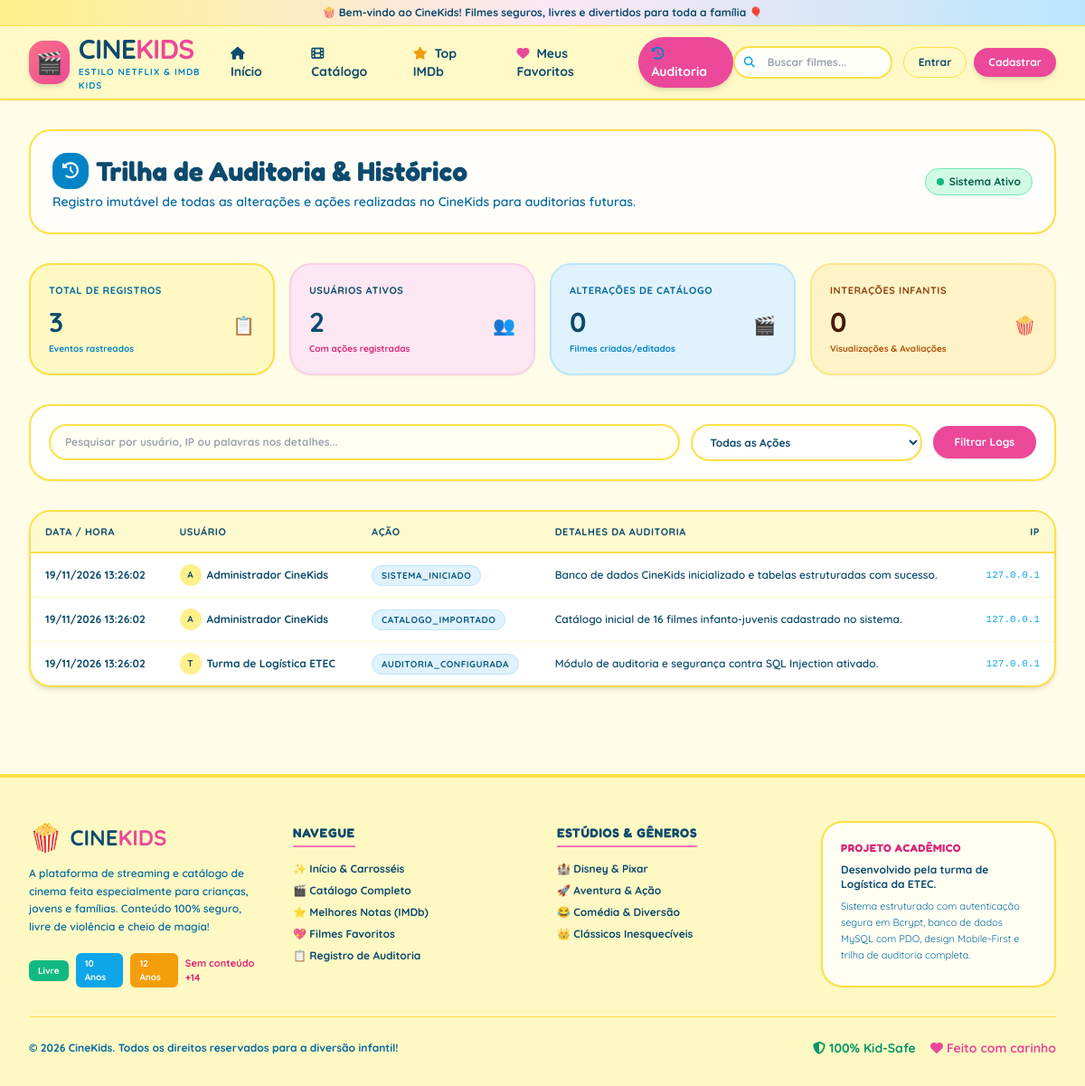
Screenshot of /historico.php with the database file from the repository.
### tables this page shows
CREATE TABLE IF NOT EXISTS `logs_auditoria` (
  `id` INT AUTO_INCREMENT PRIMARY KEY,
  `usuario_id` INT NULL,
  `usuario_nome` VARCHAR(150) NULL,
  `acao` VARCHAR(50) NOT NULL,
  `detalhes` TEXT NOT NULL,
  `ip` VARCHAR(45) NULL,
  `data_hora` TIMESTAMP DEFAULT CURRENT_TIMESTAMP,
  FOREIGN KEY (`usuario_id`) REFERENCES `usuarios`(`id`) ON DELETE SET NULL
);

### historico.php (the view, shortened to what this page needs)
<?php
require_once __DIR__ . '/includes/header.php';
$busca = trim($_GET['busca'] ?? '');
$sql = "SELECT * FROM logs_auditoria WHERE 1=1";
$params = [];
$sql .= " ORDER BY data_hora DESC LIMIT 100";
$stmt = $pdo->prepare($sql);
$stmt->execute($params);
$logs = $stmt->fetchAll();
$totalLogs = $pdo->query("SELECT COUNT(*) FROM logs_auditoria")->fetchColumn();
$totalUsuarios = $pdo->query("SELECT COUNT(DISTINCT usuario_id) FROM logs_auditoria WHERE usuario_id IS NOT NULL")->fetchColumn();
$totalAlteracoesCatalogo = $pdo->query("SELECT COUNT(*) FROM logs_auditoria WHERE acao IN ('INSERIR_FILME', 'EDITAR_FILME', 'EXCLUIR_FILME')")->fetchColumn();
$totalInteracoes = $pdo->query("SELECT COUNT(*) FROM logs_auditoria WHERE acao IN ('AVALIAR_FILME', 'FAVORITAR', 'DESFAVORITAR', 'ASSISTIR_FILME')")->fetchColumn();
?>
<div class="max-w-7xl mx-auto px-4 sm:px-6 lg:px-8 py-8 space-y-8">
    <div class="flex flex-col sm:flex-row sm:items-center justify-between gap-4 bg-white/80 p-6 rounded-3xl border-2 border-pastel-yellow-300 shadow-sm">
        <div>
            <div class="flex items-center gap-2">
                <span class="w-10 h-10 rounded-2xl bg-pastel-blue-600 text-white flex items-center justify-center text-lg shadow-sm">
                    <i class="fa-solid fa-clock-rotate-left"></i>
                </span>
                <h1 class="text-2xl sm:text-3xl font-black text-pastel-blue-900">
                    Trilha de Auditoria & Histórico
                </h1>
            </div>
            <p class="text-xs sm:text-sm font-semibold text-pastel-blue-700 mt-1">
                Registro imutável de todas as alterações e ações realizadas no CineKids para auditorias futuras.
            </p>
        </div>
        <div class="flex items-center gap-2">
            <span class="inline-flex items-center gap-1.5 px-3 py-1.5 rounded-full text-xs font-black bg-emerald-100 text-emerald-800 border border-emerald-300">
                <span class="w-2 h-2 rounded-full bg-emerald-500 animate-pulse"></span> Sistema Ativo
            </span>
        </div>
    </div>
    <div class="grid grid-cols-2 lg:grid-cols-4 gap-4">
        <div class="bg-pastel-yellow-100 p-5 rounded-3xl border-2 border-pastel-yellow-300 shadow-sm">
            <p class="text-[11px] font-black uppercase text-pastel-blue-700 tracking-wider">Total de Registros</p>
            <div class="flex items-baseline justify-between mt-2">
                <span class="text-3xl font-black text-pastel-blue-950"><?= $totalLogs ?></span>
                <span class="text-xl">📋</span>
            </div>
            <span class="text-[10px] font-bold text-pastel-blue-600 mt-1 block">Eventos rastreados</span>
        </div>
        <div class="bg-pastel-pink-100 p-5 rounded-3xl border-2 border-pastel-pink-200 shadow-sm">
            <p class="text-[11px] font-black uppercase text-pastel-pink-700 tracking-wider">Usuários Ativos</p>
            <div class="flex items-baseline justify-between mt-2">
                <span class="text-3xl font-black text-pastel-pink-900"><?= $totalUsuarios ?></span>
                <span class="text-xl">👥</span>
            </div>
            <span class="text-[10px] font-bold text-pastel-pink-600 mt-1 block">Com ações registradas</span>
        </div>
        <div class="bg-pastel-blue-100 p-5 rounded-3xl border-2 border-pastel-blue-200 shadow-sm">
            <p class="text-[11px] font-black uppercase text-pastel-blue-700 tracking-wider">Alterações de Catálogo</p>
            <div class="flex items-baseline justify-between mt-2">
                <span class="text-3xl font-black text-pastel-blue-900"><?= $totalAlteracoesCatalogo ?></span>
                <span class="text-xl">🎬</span>
            </div>
            <span class="text-[10px] font-bold text-pastel-blue-600 mt-1 block">Filmes criados/editados</span>
        </div>
        <div class="bg-amber-100 p-5 rounded-3xl border-2 border-amber-200 shadow-sm">
            <p class="text-[11px] font-black uppercase text-amber-800 tracking-wider">Interações Infantis</p>
            <div class="flex items-baseline justify-between mt-2">
                <span class="text-3xl font-black text-amber-950"><?= $totalInteracoes ?></span>
                <span class="text-xl">🍿</span>
            </div>
            <span class="text-[10px] font-bold text-amber-700 mt-1 block">Visualizações & Avaliações</span>
        </div>
    </div>
    <div class="bg-white/90 p-5 rounded-3xl border-2 border-pastel-yellow-300 shadow-sm">
        <form action="historico.php" method="GET" class="flex flex-col sm:flex-row items-center gap-3">
            <div class="flex-1 w-full">
                <input
                    type="text"
                    name="busca"
                    placeholder="Pesquisar por usuário, IP ou palavras nos detalhes..."
                    value="<?= htmlspecialchars($busca) ?>"
                    class="w-full px-4 py-2.5 rounded-full border-2 border-pastel-yellow-300 text-xs font-bold text-pastel-blue-900 focus:outline-none focus:ring-2 focus:ring-pastel-pink-400 bg-pastel-yellow-50/50"
                >
            </div>
            <div class="w-full sm:w-64">
                <select name="acao" class="w-full px-4 py-2.5 rounded-full border-2 border-pastel-yellow-300 text-xs font-bold text-pastel-blue-900 focus:outline-none focus:ring-2 focus:ring-pastel-pink-400 bg-white">
                    <option value="">Todas as Ações</option>
                </select>
            </div>
            <button type="submit" class="w-full sm:w-auto px-6 py-2.5 rounded-full font-black text-xs bg-pastel-pink-500 hover:bg-pastel-pink-600 text-white shadow transition-all">
                Filtrar Logs
            </button>
        </form>
    </div>
    <div class="bg-white rounded-3xl border-2 border-pastel-yellow-300 shadow-md overflow-hidden">
        <?php if (empty($logs)): ?>
            <div class="p-12 text-center space-y-3">
                <span class="text-4xl">🔍</span>
                <h3 class="text-lg font-black text-pastel-blue-900">Nenhum registro encontrado</h3>
                <p class="text-xs font-semibold text-pastel-blue-600">Não há registros com os filtros informados.</p>
            </div>
        <?php else: ?>
            <div class="hidden md:block overflow-x-auto">
                <table class="w-full text-left border-collapse">
                    <thead>
                        <tr class="bg-pastel-yellow-100/80 border-b-2 border-pastel-yellow-300 text-[11px] font-black uppercase text-pastel-blue-800 tracking-wider">
                            <th class="py-3.5 px-4">Data / Hora</th>
                            <th class="py-3.5 px-4">Usuário</th>
                            <th class="py-3.5 px-4">Ação</th>
                            <th class="py-3.5 px-4">Detalhes da Auditoria</th>
                            <th class="py-3.5 px-4 text-right">IP</th>
                        </tr>
                    </thead>
                    <tbody class="divide-y divide-pastel-yellow-100 text-xs">
                        <?php foreach ($logs as $log):
                            $badgeColor = 'bg-sky-100 text-sky-800 border-sky-200';
                        ?>
                        <tr class="hover:bg-pastel-yellow-50/70 transition-colors">
                            <td class="py-3 px-4 font-bold text-pastel-blue-900 whitespace-nowrap">
                                <?= date('d/m/Y H:i:s', strtotime($log['data_hora'])) ?>
                            </td>
                            <td class="py-3 px-4 font-black text-pastel-blue-950 whitespace-nowrap">
                                <span class="inline-flex items-center gap-1.5">
                                    <span class="w-6 h-6 rounded-full bg-pastel-yellow-200 text-pastel-blue-900 flex items-center justify-center text-[10px] font-black">
                                        <?= strtoupper(substr($log['usuario_nome'] ?? 'V', 0, 1)) ?>
                                    </span>
                                    <?= htmlspecialchars($log['usuario_nome'] ?? 'Visitante') ?>
                                </span>
                            </td>
                            <td class="py-3 px-4 whitespace-nowrap">
                                <span class="px-2.5 py-1 rounded-full text-[10px] font-black border uppercase tracking-wider <?= $badgeColor ?>">
                                    <?= htmlspecialchars($log['acao']) ?>
                                </span>
                            </td>
                            <td class="py-3 px-4 font-semibold text-pastel-blue-900">
                                <?= htmlspecialchars($log['detalhes']) ?>
                            </td>
                            <td class="py-3 px-4 text-right font-mono text-[11px] text-pastel-blue-500 whitespace-nowrap">
                                <?= htmlspecialchars($log['ip'] ?? '127.0.0.1') ?>
                            </td>
                        </tr>
                        <?php endforeach; ?>
                    </tbody>
                </table>
            </div>
        <?php endif; ?>
    </div>
</div>
<?php require_once __DIR__ . '/includes/footer.php'; ?>

### assets/css/custom.css (style rules this page uses)
:root { --cor-amarelo-pastel: #FEF9C3; --cor-amarelo-forte: #FDE047; --cor-azul-pastel: #BAE6FD; --cor-azul-forte: #0284C7; --cor-rosa-pastel: #FBCFE8; --cor-rosa-forte: #EC4899; }
body { font-family: 'Quicksand', sans-serif; background-color: #FFFDE7; color: #0c4a6e; overflow-x: hidden; }
h1, h2, h3, h4, h5, h6, .font-fun { font-family: 'Fredoka', cursive, sans-serif; }

### rows the page displays
logs_auditoria: data_hora "19/11/2026 13:26:02", usuario_nome "A", usuario_nome "Administrador CineKids", acao "SISTEMA_INICIADO", detalhes "Banco de dados CineKids inicializado e tabelas estruturadas com sucesso.", ip "127.0.0.1"
logs_auditoria: data_hora "19/11/2026 13:26:02", usuario_nome "A", usuario_nome "Administrador CineKids", acao "CATALOGO_IMPORTADO", detalhes "Catálogo inicial de 16 filmes infanto-juvenis cadastrado no sistema.", ip "127.0.0.1"
logs_auditoria: data_hora "19/11/2026 13:26:02", usuario_nome "T", usuario_nome "Turma de Logística ETEC", acao "AUDITORIA_CONFIGURADA", detalhes "Módulo de auditoria e segurança contra SQL Injection ativado.", ip "127.0.0.1"

### other values shown
$totalLogs "3"
$totalUsuarios "2"
$totalAlteracoesCatalogo "0"
$totalInteracoes "0"
